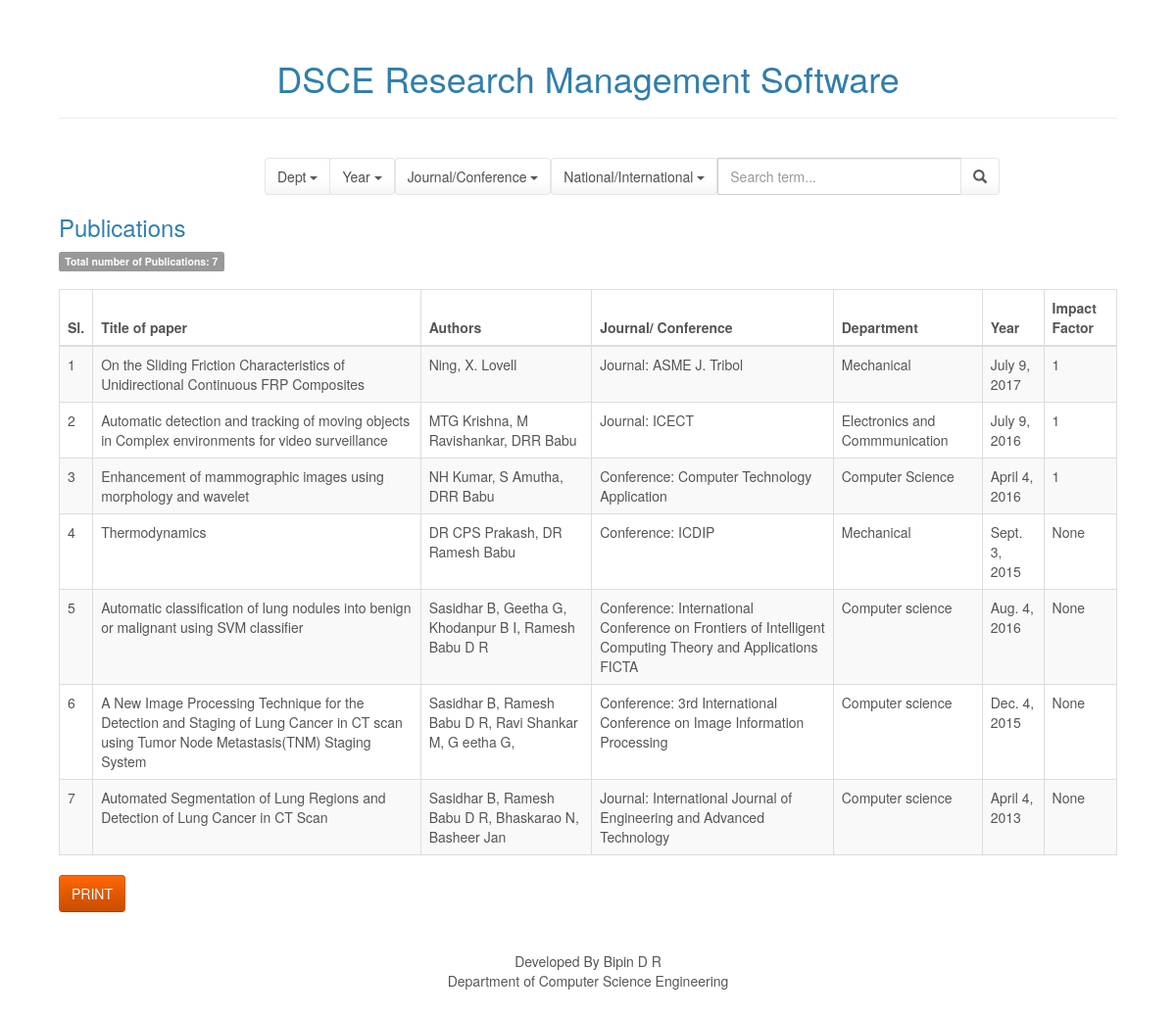
Screenshot of /publications/ with the database file from the repository.
### Publications/models.py (models this page shows, shortened)
class publication(models.Model):
    dept = models.CharField(max_length=100)
    title = models.CharField(max_length=200, unique=True)
    author = models.CharField(max_length=100)
    Journal_name = models.CharField("Journal/Conference Name",max_length=100)
    type = models.CharField(max_length=100, choices=[('conference', 'conference'), ('journal', 'journal')])
    nationality = models.CharField(max_length=100,
                                   choices=[('national', 'national'), ('international', 'international')])
    page_no = models.CharField(max_length=50, blank=True,null=True)
    volume = models.IntegerField(blank=True,null=True)
    year = models.DateField()
    impact_factor = models.CharField(max_length=200, blank=True, null=True)
    citations = models.CharField(max_length=10, blank=True, null=True)

### Publications/views.py (the view)
def index(request):
    global all_publications
    all_publications = publication.objects.all()[:30]
    total = all_publications.count()
    context = {
        'all_publications': all_publications,
        'total': total,
    }
    return render(request, 'publications/index.html', context)

### Publications/templates/publications/index.html (shortened to what this page needs)
<!DOCTYPE html>
<html>
<head>
    {% load staticfiles %}
    <link rel="stylesheet" href="{% static 'assets/bootstrap/css/bootstrap.min.css' %}">
    <link rel="stylesheet" href="{% static 'assets/css/styles.css' %}">
</head>
<body>
<h1 align="center">DSCE Research Management Software</h1>
<hr>
<br>
<div class="container">
    <form type="get" action="/publications/bob" style="margin: 0">
        <div class="row">
            <div class="col-xs-8 col-xs-offset-2">
                <div class="input-group">
                    <div class="input-group-btn search-panel">
                        <button type="button" class="btn btn-default dropdown-toggle" data-toggle="dropdown">
                            <span id="search_dept">Dept</span> <span class="caret"></span>
                        </button>
                    </div>
                    <div class="input-group-btn search-panel">
                        <button type="button" class="btn btn-default dropdown-toggle" data-toggle="dropdown">
                            <span id="search_date">Year</span> <span class="caret"></span>
                        </button>
                    </div>
                    <div class="input-group-btn search-panel">
                        <button type="button" class="btn btn-default dropdown-toggle" data-toggle="dropdown">
                            <span id="search_type">Journal/Conference</span> <span class="caret"></span>
                        </button>
                    </div>
                    <div class="input-group-btn search-panel">
                        <button type="button" class="btn btn-default dropdown-toggle" data-toggle="dropdown">
                            <span id="search_nationality">National/International</span> <span class="caret"></span>
                        </button>
                    </div>
                    <input type="text" class="form-control" name="search_box" placeholder="Search term...">
                    <span class="input-group-btn">
                    <button id="search_submit" class="btn btn-default" type="submit"><span
                            class="glyphicon glyphicon-search"></span></button>
                    </span>
                </div>
            </div>
        </div>
    </form>
</div>
<a href="/publications">
    <h3>Publications</h3>
</a>
<span class="label label-default">Total number of Publications: {{ total }}</span>
<br>
<br>
{% if all_publications %}
    <div class="table-responsive">
        <table class="table table-striped table-bordered">
            <thead>
            <tr>
                <th>Sl.</th>
                <th>Title of paper</th>
                <th>Authors</th>
                <th>Journal/ Conference</th>
                <th>Department</th>
                <th>Year</th>
                <th>Impact Factor</th>
            </tr>
            </thead>
            <tbody>
            {% for i in all_publications %}
                <tr>
                    <td>{{ forloop.counter }}</td>
                    <td>{{ i.title }}</td>
                    <td>{{ i.author }}</td>
                    <td>{{ i.type.capitalize }}: {{ i.Journal_name }}</td>
                    <td>{{ i.dept }}</td>
                    <td>{{ i.year }}</td>
                    <td>{{ i.impact_factor }}</td>
                </tr>
            {% endfor %}
            </tbody>
        </table>
    </div>
{% else %}
    <strong>No Publications</strong>
    <br>
    <br>
    <br>
{% endif %}
<button type="button" class="btn btn-warning" onclick=" window.location.href='/publications/print'">
    PRINT
</button>
<br>
<br>
<br>
<div class="footer">Developed By Bipin D R</div>
<div class="footer"> Department of Computer Science Engineering</div>
</body>
</html>

### static/assets/css/styles.css (style rules this page uses)
body { margin: 60px; }
.footer { position: static; text-align: center; bottom: 0px; width: 100%; }

### rows the page displays
publication: title "On the Sliding Friction Characteristics of Unidirectional Continuous FRP Composites", author "Ning, X. Lovell", type "Journal", Journal_name "ASME J. Tribol", dept "Mechanical", year "July 9, 2017", impact_factor "1"
publication: title "Automatic detection and tracking of moving objects in Complex environments for video surveillance", author "MTG Krishna, M Ravishankar, DRR Babu", type "Journal", Journal_name "ICECT", dept "Electronics and Commmunication", year "July 9, 2016", impact_factor "1"
publication: title "Enhancement of mammographic images using morphology and wavelet", author "NH Kumar, S Amutha, DRR Babu", type "Conference", Journal_name "Computer Technology Application", dept "Computer Science", year "April 4, 2016", impact_factor "1"
publication: title "Thermodynamics", author "DR CPS Prakash, DR Ramesh Babu", type "Conference", Journal_name "ICDIP", dept "Mechanical", year "Sept. 3, 2015", impact_factor "None"
publication: title "Automatic classification of lung nodules into benign or malignant using SVM classifier", author "Sasidhar B, Geetha G, Khodanpur B I, Ramesh Babu D R", type "Conference", Journal_name "International Conference on Frontiers of Intelligent Computing Theory and Applications FICTA", dept "Computer science", year "Aug. 4, 2016", impact_factor "None"
publication: title "A New Image Processing Technique for the Detection and Staging of Lung Cancer in CT scan using Tumor Node Metastasis(TNM) Staging System", author "Sasidhar B, Ramesh Babu D R, Ravi Shankar M, G eetha G,", type "Conference", Journal_name "3rd International Conference on Image Information Processing", dept "Computer science", year "Dec. 4, 2015", impact_factor "None"
publication: title "Automated Segmentation of Lung Regions and Detection of Lung Cancer in CT Scan", author "Sasidhar B, Ramesh Babu D R, Bhaskarao N, Basheer Jan", type "Journal", Journal_name "International Journal of Engineering and Advanced Technology", dept "Computer science", year "April 4, 2013", impact_factor "None"

### other values shown
{{ total }} "7"
